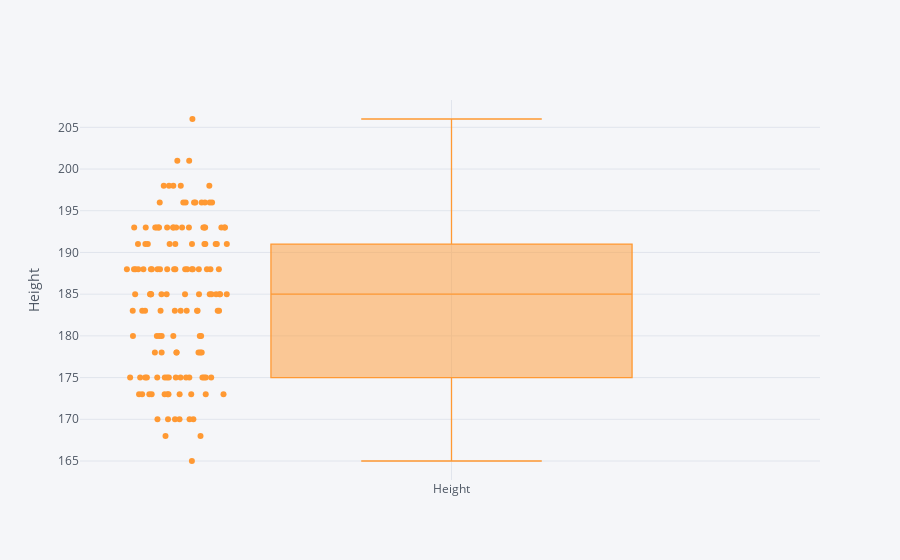

Write notebook code for a chart like this one.
### Markdown cell above
### Looking at the distributions of the data
Let's take a look at the distribution of the 4 stats that describe the physical characteristics of the players.

**Plot the four distributions about `height`, `weight`, `age` and `BMI`.**

### Code cell
# Height
wnba['Height'].iplot(kind='box', boxpoints='all', color='orange', yTitle='Height')

### Figure 1 — Plotly figure (JSON) as saved in the notebook; plotly's stock layout.template omitted (floating-point values rounded to 4 significant figures; data arrays with more than 128 entries replaced by an {"elided": "..."} marker saying what was removed)
{"data": [{"boxpoints": "all", "line": {"width": 1.3}, "marker": {"color": "rgba(255, 153, 51, 1.0)"}, "name": "Height", "orientation": "v", "type": "box", "y": {"elided": "142 int values"}}], "layout": {"legend": {"bgcolor": "#F5F6F9", "font": {"color": "#4D5663"}}, "paper_bgcolor": "#F5F6F9", "plot_bgcolor": "#F5F6F9", "title": {"font": {"color": "#4D5663"}}, "xaxis": {"gridcolor": "#E1E5ED", "showgrid": true, "tickfont": {"color": "#4D5663"}, "title": {"font": {"color": "#4D5663"}, "text": ""}, "zerolinecolor": "#E1E5ED"}, "yaxis": {"gridcolor": "#E1E5ED", "showgrid": true, "tickfont": {"color": "#4D5663"}, "title": {"font": {"color": "#4D5663"}, "text": "Height"}, "zerolinecolor": "#E1E5ED"}}}
